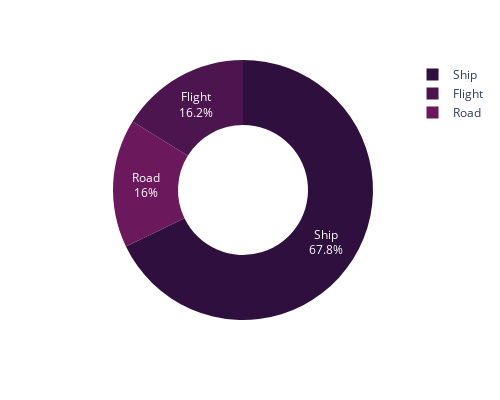

Source (notebook cell):
### Markdown cell above
Analisa mode of shipment menujukan distribusi yaitu :
- Ship 67.8% dengan distibusi yang paling tinggi melayani pengantaran barang.
- Disusul Flight 16.2% dengan distribusi di bawah ship.
- Paling sedikit yaitu Road 16% namun tidak terlalu jauh dengan Flight.

Kita lihat Rot berdasarkan mode shipment ternyata semua memiliki pengiriman yang tidak tepat waktu.

### Code cell
# Pie jenis pengiriman
Mode_of_Shipment = df['Mode_of_Shipment'].value_counts().reset_index()
Mode_of_Shipment.columns = ['Mode_of_Shipment', 'value_counts']
fig = px.pie(Mode_of_Shipment, names = 'Mode_of_Shipment', values = 'value_counts',
             color_discrete_sequence = px.colors.sequential.matter_r,
             width = 500, height = 400,hole = 0.5)
fig.update_traces(textinfo = 'percent+label')

### Figure 1 — Plotly figure (JSON) as saved in the notebook; plotly's stock layout.template omitted (floating-point values rounded to 4 significant figures)
{"data": [{"domain": {"x": [0, 1], "y": [0, 1]}, "hole": 0.5, "hovertemplate": "Mode_of_Shipment=%{label}<br>value_counts=%{value}<extra></extra>", "labels": ["Ship", "Flight", "Road"], "legendgroup": "", "name": "", "showlegend": true, "textinfo": "percent+label", "type": "pie", "values": [7462, 1777, 1760]}], "layout": {"height": 400, "legend": {"tracegroupgap": 0}, "margin": {"t": 60}, "piecolorway": ["rgb(47, 15, 61)", "rgb(76, 21, 80)", "rgb(107, 24, 93)", "rgb(138, 29, 99)", "rgb(168, 40, 96)", "rgb(195, 56, 90)", "rgb(216, 80, 83)", "rgb(231, 109, 84)", "rgb(240, 142, 98)", "rgb(246, 173, 119)", "rgb(250, 205, 145)", "rgb(253, 237, 176)"], "width": 500}}
